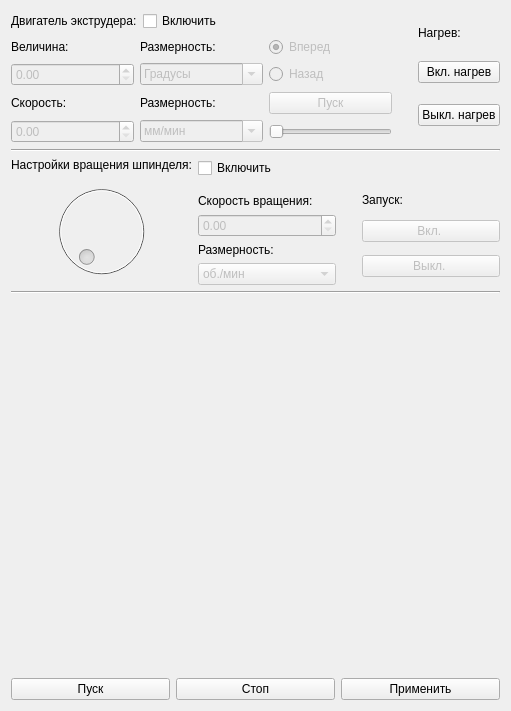
  <widget class="QWidget" name="verticalLayoutWidget_6">
   <property name="geometry">
    <rect>
     <x>520</x>
     <y>40</y>
     <width>511</width>
     <height>711</height>
    </rect>
   </property>
   <layout class="QVBoxLayout" name="verticalLayout_12">
    <item>
     <layout class="QHBoxLayout" name="horizontalLayout">
      <item>
       <layout class="QVBoxLayout" name="verticalLayout_6">
        <item>
         <layout class="QHBoxLayout" name="horizontalLayout_9">
          <item>
           <layout class="QHBoxLayout" name="horizontalLayout_10">
            <property name="spacing">
             <number>0</number>
            </property>
            <property name="sizeConstraint">
             <enum>QLayout::SetMinAndMaxSize</enum>
            </property>
            <item>
             <widget class="QLabel" name="label_table">
              <property name="enabled">
               <bool>true</bool>
              </property>
              <property name="text">
               <string>Двигатель экструдера:</string>
              </property>
             </widget>
            </item>
           </layout>
          </item>
          <item>
           <widget class="QCheckBox" name="motorX_enable_2">
            <property name="enabled">
             <bool>true</bool>
            </property>
            <property name="text">
             <string>Включить</string>
            </property>
           </widget>
          </item>
          <item>
           <spacer name="horizontalSpacer_4">
            <property name="orientation">
             <enum>Qt::Horizontal</enum>
            </property>
            <property name="sizeType">
             <enum>QSizePolicy::Preferred</enum>
            </property>
            <property name="sizeHint" stdset="0">
             <size>
              <width>250</width>
              <height>20</height>
             </size>
            </property>
           </spacer>
          </item>
         </layout>
        </item>
        <item>
         <layout class="QGridLayout" name="gridLayout_7">
          <property name="rightMargin">
           <number>0</number>
          </property>
          <item row="0" column="1">
           <widget class="QLabel" name="label_dimension_table">
            <property name="text">
             <string>Размерность:</string>
            </property>
           </widget>
          </item>
          <item row="0" column="0">
           <widget class="QLabel" name="label_table_value">
            <property name="enabled">
             <bool>true</bool>
            </property>
            <property name="layoutDirection">
             <enum>Qt::RightToLeft</enum>
            </property>
            <property name="text">
             <string>Величина:</string>
            </property>
            <property name="scaledContents">
             <bool>false</bool>
            </property>
           </widget>
          </item>
          <item row="2" column="0">
           <widget class="QLabel" name="label_speed_table">
            <property name="text">
             <string>Скорость:</string>
            </property>
           </widget>
          </item>
          <item row="0" column="2">
           <widget class="QRadioButton" name="move_up_table">
            <property name="enabled">
             <bool>false</bool>
            </property>
            <property name="text">
             <string>Вперед</string>
            </property>
            <property name="checked">
             <bool>true</bool>
            </property>
            <property name="autoRepeat">
             <bool>true</bool>
            </property>
           </widget>
          </item>
          <item row="2" column="1">
           <widget class="QLabel" name="label_speed_dimension_table">
            <property name="text">
             <string>Размерность:</string>
            </property>
           </widget>
          </item>
          <item row="1" column="1">
           <widget class="QComboBox" name="dimension_table">
            <property name="enabled">
             <bool>false</bool>
            </property>
            <property name="editable">
             <bool>true</bool>
            </property>
            <property name="duplicatesEnabled">
             <bool>false</bool>
            </property>
            <item>
             <property name="text">
              <string>Градусы</string>
             </property>
            </item>
            <item>
             <property name="text">
              <string>Обороты</string>
             </property>
            </item>
            <item>
             <property name="text">
              <string>Миллиметры</string>
             </property>
            </item>
            <item>
             <property name="text">
              <string>Секунды</string>
             </property>
            </item>
            <item>
             <property name="text">
              <string>Бесконечно</string>
             </property>
            </item>
           </widget>
          </item>
          <item row="1" column="2">
           <widget class="QRadioButton" name="move_down_table">
            <property name="enabled">
             <bool>false</bool>
            </property>
            <property name="text">
             <string>Назад</string>
            </property>
            <property name="autoRepeat">
             <bool>true</bool>
            </property>
           </widget>
          </item>
          <item row="3" column="0">
           <widget class="QDoubleSpinBox" name="speed_table">
            <property name="enabled">
             <bool>false</bool>
            </property>
            <property name="maximum">
             <double>10000.000000000000000</double>
            </property>
           </widget>
          </item>
          <item row="3" column="1">
           <widget class="QComboBox" name="speed_dimension_table">
            <property name="enabled">
             <bool>false</bool>
            </property>
            <property name="editable">
             <bool>true</bool>
            </property>
            <item>
             <property name="text">
              <string>мм/мин</string>
             </property>
            </item>
            <item>
             <property name="text">
              <string>об./мин</string>
             </property>
            </item>
            <item>
             <property name="text">
              <string>мм./сек</string>
             </property>
            </item>
           </widget>
          </item>
          <item row="1" column="0">
           <widget class="QDoubleSpinBox" name="value_table">
            <property name="enabled">
             <bool>false</bool>
            </property>
           </widget>
          </item>
          <item row="3" column="2">
           <widget class="QSlider" name="horizontalSlider_4">
            <property name="enabled">
             <bool>false</bool>
            </property>
            <property name="sizePolicy">
             <sizepolicy hsizetype="Minimum" vsizetype="Fixed">
              <horstretch>0</horstretch>
              <verstretch>0</verstretch>
             </sizepolicy>
            </property>
            <property name="orientation">
             <enum>Qt::Horizontal</enum>
            </property>
           </widget>
          </item>
          <item row="2" column="2">
           <widget class="QPushButton" name="pushButton_8">
            <property name="enabled">
             <bool>false</bool>
            </property>
            <property name="text">
             <string>Пуск</string>
            </property>
           </widget>
          </item>
         </layout>
        </item>
       </layout>
      </item>
      <item>
       <spacer name="horizontalSpacer_5">
        <property name="orientation">
         <enum>Qt::Horizontal</enum>
        </property>
        <property name="sizeType">
         <enum>QSizePolicy::Fixed</enum>
        </property>
        <property name="sizeHint" stdset="0">
         <size>
          <width>20</width>
          <height>5</height>
         </size>
        </property>
       </spacer>
      </item>
      <item>
       <layout class="QVBoxLayout" name="verticalLayout_4">
        <item>
         <widget class="QLabel" name="label_2">
          <property name="sizePolicy">
           <sizepolicy hsizetype="Maximum" vsizetype="Maximum">
            <horstretch>0</horstretch>
            <verstretch>0</verstretch>
           </sizepolicy>
          </property>
          <property name="text">
           <string>Нагрев:</string>
          </property>
         </widget>
        </item>
        <item>
         <widget class="QPushButton" name="pushButton">
          <property name="sizePolicy">
           <sizepolicy hsizetype="Minimum" vsizetype="Fixed">
            <horstretch>0</horstretch>
            <verstretch>0</verstretch>
           </sizepolicy>
          </property>
          <property name="text">
           <string>Вкл. нагрев</string>
          </property>
         </widget>
        </item>
        <item>
         <widget class="QPushButton" name="pushButton_2">
          <property name="sizePolicy">
           <sizepolicy hsizetype="Minimum" vsizetype="Fixed">
            <horstretch>0</horstretch>
            <verstretch>0</verstretch>
           </sizepolicy>
          </property>
          <property name="text">
           <string>Выкл. нагрев</string>
          </property>
         </widget>
        </item>
       </layout>
      </item>
     </layout>
    </item>
    <item>
     <widget class="Line" name="line_9">
      <property name="orientation">
       <enum>Qt::Horizontal</enum>
      </property>
     </widget>
    </item>
    <item>
     <layout class="QHBoxLayout" name="horizontalLayout_2">
      <item>
       <layout class="QVBoxLayout" name="verticalLayout_8">
        <item>
         <widget class="QLabel" name="label_4">
          <property name="sizePolicy">
           <sizepolicy hsizetype="Preferred" vsizetype="Maximum">
            <horstretch>0</horstretch>
            <verstretch>0</verstretch>
           </sizepolicy>
          </property>
          <property name="text">
           <string>Настройки вращения шпинделя:</string>
          </property>
         </widget>
        </item>
        <item>
         <widget class="QDial" name="dial">
          <property name="enabled">
           <bool>false</bool>
          </property>
         </widget>
        </item>
       </layout>
      </item>
      <item>
       <layout class="QVBoxLayout" name="verticalLayout_9">
        <item>
         <widget class="QCheckBox" name="motorX_enable_3">
          <property name="enabled">
           <bool>true</bool>
          </property>
          <property name="text">
           <string>Включить</string>
          </property>
         </widget>
        </item>
        <item>
         <spacer name="verticalSpacer_4">
          <property name="orientation">
           <enum>Qt::Vertical</enum>
          </property>
          <property name="sizeType">
           <enum>QSizePolicy::Fixed</enum>
          </property>
          <property name="sizeHint" stdset="0">
           <size>
            <width>20</width>
            <height>10</height>
           </size>
          </property>
         </spacer>
        </item>
        <item>
         <widget class="QLabel" name="label_6">
          <property name="text">
           <string>Скорость вращения:</string>
          </property>
         </widget>
        </item>
        <item>
         <widget class="QDoubleSpinBox" name="doubleSpinBox">
          <property name="enabled">
           <bool>false</bool>
          </property>
         </widget>
        </item>
        <item>
         <widget class="QLabel" name="label_5">
          <property name="text">
           <string>Размерность:</string>
          </property>
         </widget>
        </item>
        <item>
         <widget class="QComboBox" name="comboBox">
          <property name="enabled">
           <bool>false</bool>
          </property>
          <item>
           <property name="text">
            <string>об./мин</string>
           </property>
          </item>
          <item>
           <property name="text">
            <string>об./сек</string>
           </property>
          </item>
         </widget>
        </item>
       </layout>
      </item>
      <item>
       <spacer name="horizontalSpacer_8">
        <property name="orientation">
         <enum>Qt::Horizontal</enum>
        </property>
        <property name="sizeType">
         <enum>QSizePolicy::Fixed</enum>
        </property>
        <property name="sizeHint" stdset="0">
         <size>
          <width>20</width>
          <height>5</height>
         </size>
        </property>
       </spacer>
      </item>
      <item>
       <layout class="QVBoxLayout" name="verticalLayout_5">
        <item>
         <spacer name="verticalSpacer_5">
          <property name="orientation">
           <enum>Qt::Vertical</enum>
          </property>
          <property name="sizeType">
           <enum>QSizePolicy::Fixed</enum>
          </property>
          <property name="sizeHint" stdset="0">
           <size>
            <width>20</width>
            <height>28</height>
           </size>
          </property>
         </spacer>
        </item>
        <item>
         <widget class="QLabel" name="label_3">
          <property name="sizePolicy">
           <sizepolicy hsizetype="Preferred" vsizetype="Maximum">
            <horstretch>0</horstretch>
            <verstretch>0</verstretch>
           </sizepolicy>
          </property>
          <property name="text">
           <string>Запуск:</string>
          </property>
         </widget>
        </item>
        <item>
         <widget class="QPushButton" name="pushButton_3">
          <property name="enabled">
           <bool>false</bool>
          </property>
          <property name="text">
           <string>Вкл. </string>
          </property>
         </widget>
        </item>
        <item>
         <widget class="QPushButton" name="pushButton_4">
          <property name="enabled">
           <bool>false</bool>
          </property>
          <property name="text">
           <string>Выкл. </string>
          </property>
         </widget>
        </item>
       </layout>
      </item>
     </layout>
    </item>
    <item>
     <widget class="Line" name="line_8">
      <property name="orientation">
       <enum>Qt::Horizontal</enum>
      </property>
     </widget>
    </item>
    <item>
     <spacer name="verticalSpacer">
      <property name="orientation">
       <enum>Qt::Vertical</enum>
      </property>
      <property name="sizeHint" stdset="0">
       <size>
        <width>20</width>
        <height>40</height>
       </size>
      </property>
     </spacer>
    </item>
    <item>
     <layout class="QHBoxLayout" name="horizontalLayout_15">
      <item>
       <widget class="QPushButton" name="pushButton_13">
        <property name="text">
         <string>Пуск</string>
        </property>
       </widget>
      </item>
      <item>
       <widget class="QPushButton" name="pushButton_12">
        <property name="text">
         <string>Стоп</string>
        </property>
       </widget>
      </item>
      <item>
       <widget class="QPushButton" name="pushButton_11">
        <property name="text">
         <string>Применить</string>
        </property>
       </widget>
      </item>
     </layout>
    </item>
   </layout>
  </widget>
